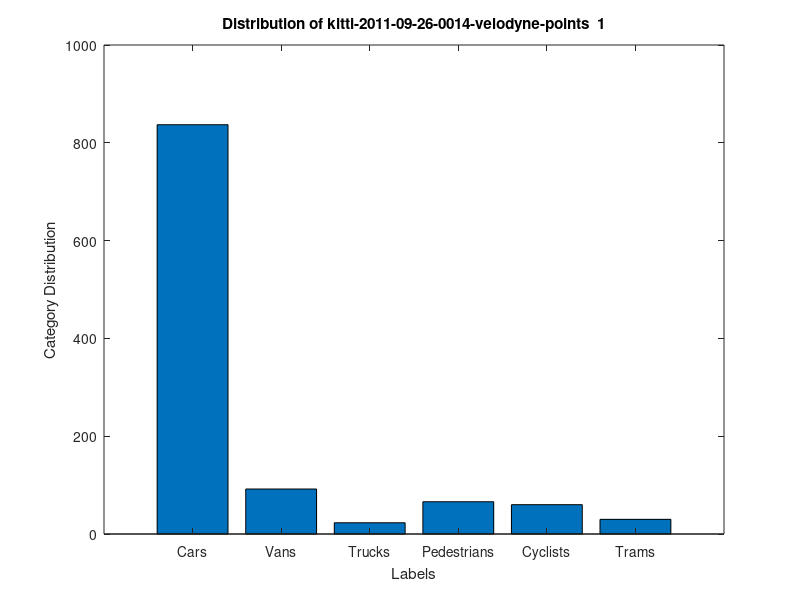

The MATLAB script that drew this image: (Note: this script raises an error after producing the figure.)
% print distribution data
addpath('rotateXlabels/');

num_class = 6;

mat = load('label.dat');
sz = size(mat, 2);

label = [];
for i = 0:5
   label(i+1) = sum(mat == i); 
end

distr = label/sz;

LABELS =  { 'Cars', 'Vans','Trucks','Pedestrians', 'Cyclists','Trams'};

label = [0 1 2 3 4 5];

bar(label, distr);
xlabel('Labels');
xlim([-1 6]);
ylabel('Category Distribution');
title(['Distribution of kitti-2011-09-26-0014-velodyne-points  ' num2str(sz)]);

set(gca,'XTick',0:5);
set( gca(), 'XTickLabel', LABELS )
rotateXLabels( gca(), 45 )